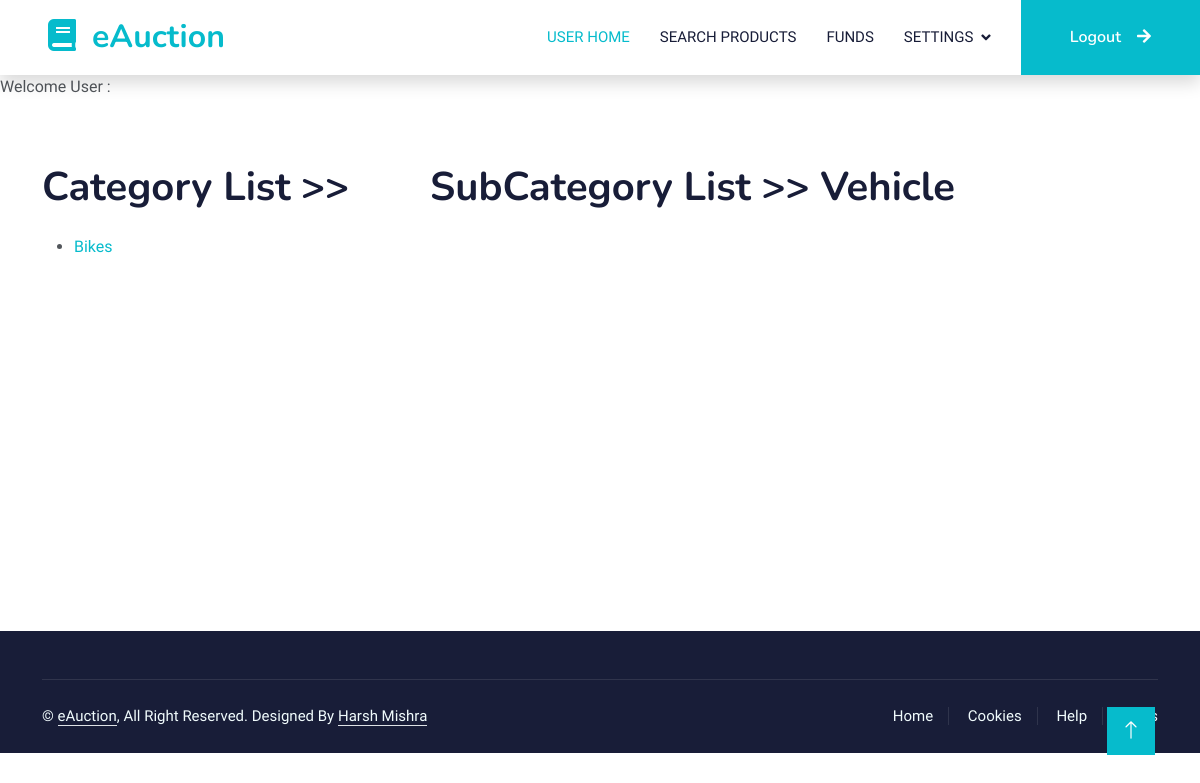
The page /user/searchsubcat/?catname=Vehicle (signed in) on the database as committed earlier.
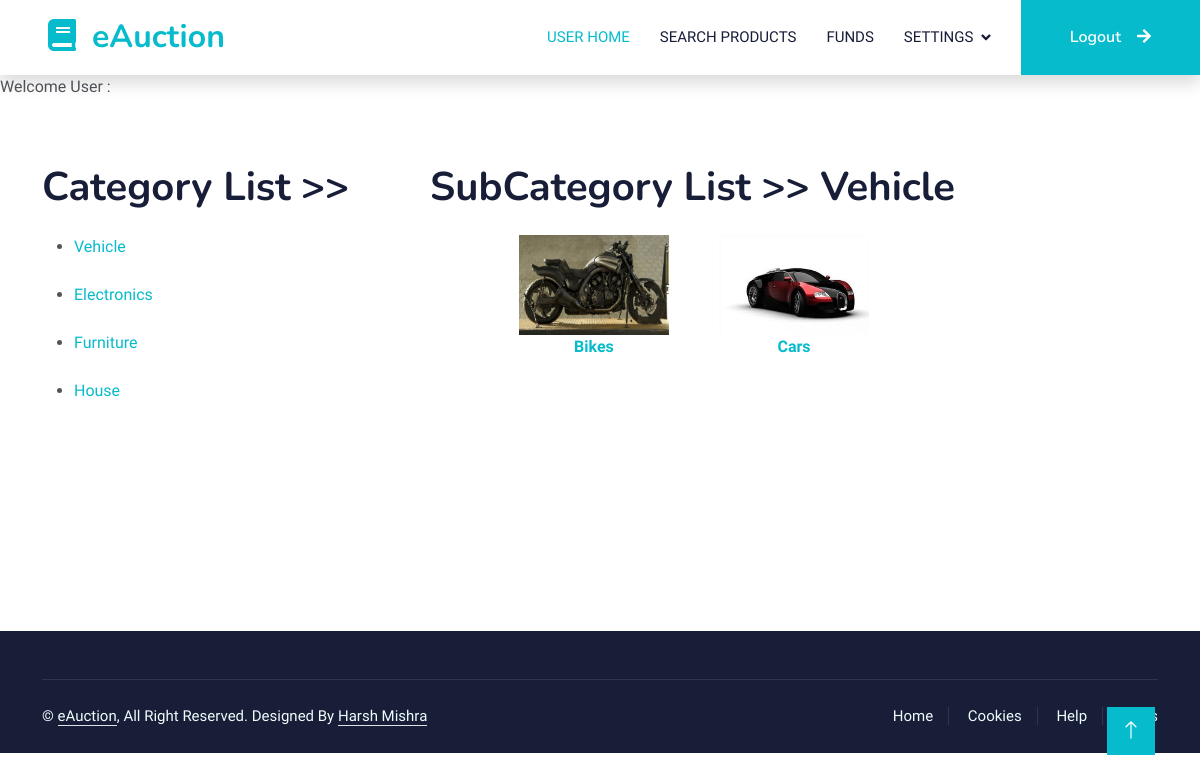
The same page on the database as committed later.
### myadmin/models.py (models this page shows, shortened)
class Category(models.Model):
    catid=models.AutoField(primary_key=True)
    catname=models.CharField(max_length=50,unique=True)
    caticonname=models.CharField(max_length=100)

class SubCategory(models.Model):
    subcatid=models.AutoField(primary_key=True)
    catname=models.CharField(max_length=50)
    subcatname=models.CharField(max_length=50,unique=True)
    subcaticonname=models.CharField(max_length=100)

### user/views.py (the view)
# urls.py: path("searchsubcat/",views.searchsubcat),
def searchsubcat(request):
 catname=request.GET.get("catname")
 clist=myadmin_models.Category.objects.all()
 sclist=myadmin_models.SubCategory.objects.filter(catname=catname)
 return render(request,"searchsubcat.html",{"catname":catname,"clist":clist,"sclist":sclist,"sunm":request.session["sunm"]})

### myadmin/views.py (called while the page is built)
def sessioncheckmyadmin_middleware(get_response):
	def middleware(request):
		if request.path=='/myadmin/' or request.path=='/myadmin/manageusers/' or request.path=='/myadmin/manageuserstatus/' :
			if request.session['sunm']==None or request.session['srole']!="admin":
				response = redirect('/login/')
			else:
				response = get_response(request)
		else:
			response = get_response(request)
		return response
	return middleware

### mydjapp/views.py (called while the page is built)
def sessioncheck_middleware(get_response):
	def middleware(request):
		if request.path=='/home/' or request.path=='/about/' or request.path=='/contact/' or request.path=='/login/' or request.path=='/service/' or request.path=='/register/':
			request.session['sunm']=None
			request.session['srole']=None
			response = get_response(request)
		else:
			response = get_response(request)
		return response
	return middleware

### user/views.py (called while the page is built)
def sessioncheckuser_middleware(get_response):
	def middleware(request):
		if request.path=='/user/' or request.path=='/user/funds/' :
			if request.session['sunm']==None or request.session['srole']!="user":
				response = redirect('/login/')
			else:
				response = get_response(request)
		else:
			response = get_response(request)
		return response
	return middleware

### user/templates/searchsubcat.html (shortened to what this page needs)
{% extends 'userhome.html' %}
{% block content %}
<div class="row g-5">
<div class="col-lg-4 wow fadeInUp" data-wow-delay="0.3s">
<h1 class="mb-4">Category List >> </h1>
<ul>
{% for c in clist %}
<li><a href="/user/searchsubcat/?catname={{c.catname}}" >{{c.catname}}</a></li>
<br>
{% endfor %}
</ul>
</div>
<div class="col-lg-8 wow fadeInUp" data-wow-delay="0.3s">
<h1 class="mb-4">SubCategory List >> {{catname}} </h1>
<center>
<div id="main" >
    {% for row in sclist %}
    <a href="/user/searchproduct/?scname={{row.subcatname}}" >
    <div class="main_part" >
    <img src="/media/{{row.subcaticonname}}" height="100" width="150" />
    <br/>
    <b>{{row.subcatname}}</b>
    </div>
    </a>
    {% endfor %}
</div>
</center>
</div>
</div>
{% endblock content %}

### user/templates/userhome.html (shortened to what this page needs)
{% extends 'master_template.html' %}
{% block nav %}
<div class="collapse navbar-collapse" id="navbarCollapse">
    <div class="navbar-nav ms-auto p-4 p-lg-0">
        <a href="/user/" class="nav-item nav-link active">User Home</a>
        <a href="/user/searchcat/" class="nav-item nav-link">Search Products</a>
        <a href="/user/funds/" class="nav-item nav-link">Funds</a>
        <div class="nav-item dropdown">
            <a href="#" class="nav-link dropdown-toggle" data-bs-toggle="dropdown">Settings</a>
        </div>
    </div>
    <a href="/login/" class="btn btn-primary py-4 px-lg-5 d-none d-lg-block">Logout<i class="fa fa-arrow-right ms-3"></i></a>
</div>
{% endblock nav %}
{% block banner %}
<p>Welcome User : {{sunm}}</p>
{% endblock banner %}

### mydjapp/templates/master_template.html (shortened to what this page needs)
{% load static %}
<!DOCTYPE html>
<html lang="en">
<head>
    <link href="https://cdnjs.cloudflare.com/ajax/libs/font-awesome/5.10.0/css/all.min.css" rel="stylesheet">
    <link href="https://cdn.jsdelivr.net/npm/bootstrap-icons@1.4.1/font/bootstrap-icons.css" rel="stylesheet">
    <link href="{% static 'lib/animate/animate.min.css' %}" rel="stylesheet">
    <link href="{% static 'lib/owlcarousel/assets/owl.carousel.min.css' %}" rel="stylesheet">
    <link href="{% static 'css/bootstrap.min.css' %}" rel="stylesheet">
    <link href="{% static 'css/style.css' %}" rel="stylesheet">
</head>
<body>
    <nav class="navbar navbar-expand-lg bg-white navbar-light shadow sticky-top p-0">
        <a href="" class="navbar-brand d-flex align-items-center px-4 px-lg-5">
            <h2 class="m-0 text-primary"><i class="fa fa-book me-3"></i>eAuction</h2>
        </a>
        {% block nav %}{% endblock nav %}
    </nav>
    {% block banner %}{% endblock banner %}
    <div class="container-xxl py-5">
        <div class="container">
            {% block content %}{% endblock content %}
        </div>
    </div>
    <div class="container-fluid bg-dark text-light footer pt-5 mt-5 wow fadeIn" data-wow-delay="0.1s">
        <div class="container">
            <div class="copyright">
                <div class="row">
                    <div class="col-md-6 text-center text-md-start mb-3 mb-md-0">
                        &copy; <a class="border-bottom" href="#">eAuction</a>, All Right Reserved.
                        Designed By <a class="border-bottom" href="">Harsh Mishra</a>
                    </div>
                    <div class="col-md-6 text-center text-md-end">
                        <div class="footer-menu">
                            <a href="">Home</a>
                            <a href="">Cookies</a>
                            <a href="">Help</a>
                            <a href="">FQAs</a>
                        </div>
                    </div>
                </div>
            </div>
        </div>
    </div>
    <a href="#" class="btn btn-lg btn-primary btn-lg-square back-to-top"><i class="bi bi-arrow-up"></i></a>
</body>
</html>

### mydjapp/static/css/style.css (style rules this page uses)
:root { --primary: #06BBCC; --light: #F0FBFC; --dark: #181d38; }
.back-to-top { position: fixed; display: none; right: 45px; bottom: 45px; z-index: 99; }
.btn { font-family: 'Nunito', sans-serif; font-weight: 600; transition: .5s; }
.btn.btn-primary, .btn.btn-secondary { color: #FFFFFF; }
.btn-lg-square { width: 48px; height: 48px; }
.btn-square, .btn-sm-square, .btn-lg-square { padding: 0; display: flex; align-items: center; justify-content: center; font-weight: normal; border-radius: 0px; }
.navbar .dropdown-toggle::after { border: none; content: "\f107"; font-family: "Font Awesome 5 Free"; font-weight: 900; vertical-align: middle; margin-left: 8px; }
.navbar-light .navbar-nav .nav-link { margin-right: 30px; padding: 25px 0; color: #FFFFFF; font-size: 15px; text-transform: uppercase; outline: none; }
.navbar-light .navbar-nav .nav-link:hover, .navbar-light .navbar-nav .nav-link.active { color: var(--primary); }
.navbar-light .navbar-brand, .navbar-light a.btn { height: 75px; }
.navbar-light .navbar-nav .nav-link { color: var(--dark); font-weight: 500; }
.navbar-light.sticky-top { top: -100px; transition: .5s; }
.footer .copyright { padding: 25px 0; font-size: 15px; border-top: 1px solid rgba(256, 256, 256, .1); }
.footer .copyright a { color: var(--light); }
.footer .footer-menu a { margin-right: 15px; padding-right: 15px; border-right: 1px solid rgba(255, 255, 255, .1); }
.footer .footer-menu a:last-child { margin-right: 0; padding-right: 0; border-right: none; }

### user/templates/searchsubcat.html (style rules this page uses)
#main { min-height:300px; width:600px; }
.main_part { height:150px; width:200px; float:left; }

Rows that differ between the two databases and show on the page:
removed Category: catname "Bikes"
added Category: catname "Vehicle"
added Category: catname "Electronics"
added Category: catname "Furniture"
added Category: catname "House"
added SubCategory: subcaticonname (picture), subcatname "Bikes"
added SubCategory: subcaticonname (picture), subcatname "Cars"
